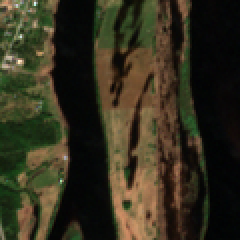
#> input picture models/bigearthnet/resnet50-s2-v0.2.0/example.png, 120 x 120 px (shown 2 times larger); its folder holds only this picture in this run
$ python -i ivp_techniques.py   (imports and definitions only)   (older library calls are emulated)
#> lines starting #> are read from the running program, lines starting #| are printed output that depends on the picture; after the words box and inside, x2 and y2 are one past the last pixel; in counts of white or black regions, pixels touching at a corner belong together
"""
IVP (Image & Video Processing) Techniques and Pipeline for Satellite / Remote Sensing Images.

This module provides a comprehensive suite of classical and modern IVP techniques
specifically designed for satellite image preprocessing, feature enhancement,
noise reduction, spectral index calculation, frequency analysis, and binarization.
"""

from pathlib import Path
from typing import Dict, Any, Tuple, List, Optional
import cv2
import numpy as np
from PIL import Image


class IVPProcessor:
    """
    Comprehensive Image & Video Processing (IVP) Pipeline.
    Encapsulates 8 major preprocessing stages for remote sensing and satellite data.
    """

    def __init__(self, target_size: Tuple[int, int] = (1024, 1024)):
        self.target_size = target_size

    @staticmethod
    def load_image(image_path: str | Path) -> np.ndarray:
        """Load image into RGB format as uint8 NumPy array [H, W, 3]."""
        path_str = str(image_path)
        img_bgr = cv2.imread(path_str, cv2.IMREAD_COLOR)
        if img_bgr is None:
            raise FileNotFoundError(f"Could not load image at path: {image_path}")
        return cv2.cvtColor(img_bgr, cv2.COLOR_BGR2RGB)

    @staticmethod
    def to_grayscale(img_rgb: np.ndarray) -> np.ndarray:
        """Convert RGB image to 8-bit grayscale."""
        if len(img_rgb.shape) == 2:
            return img_rgb
        return cv2.cvtColor(img_rgb, cv2.COLOR_RGB2GRAY)

    # -------------------------------------------------------------------------
    # STAGE 1: Radiometric Calibration & Dynamic Range Enhancement
    # -------------------------------------------------------------------------
    def stage1_radiometric_calibration(self, img_rgb: np.ndarray) -> Dict[str, np.ndarray]:
        """
        Enhances dynamic range and corrects illumination non-uniformity.
        - Percentile Dynamic Range Stretching (0.5% - 99.5%)
        - Global Histogram Equalization
        - CLAHE (Contrast Limited Adaptive Histogram Equalization)
        - Gamma Correction
        """
        # 1. Percentile Clipping & Contrast Stretch
        p_low, p_high = np.percentile(img_rgb, (0.5, 99.5))
        img_clipped = np.clip(img_rgb, p_low, p_high)
        img_stretched = ((img_clipped - p_low) / (p_high - p_low + 1e-5) * 255.0).astype(np.uint8)

        # 2. CLAHE on Luminance (LAB color space)
        lab = cv2.cvtColor(img_rgb, cv2.COLOR_RGB2LAB)
        l, a, b = cv2.split(lab)
        clahe = cv2.createCLAHE(clipLimit=3.0, tileGridSize=(8, 8))
        cl = clahe.apply(l)
        img_clahe = cv2.cvtColor(cv2.merge((cl, a, b)), cv2.COLOR_LAB2RGB)

        # 3. Global Histogram Equalization on Grayscale
        gray = self.to_grayscale(img_rgb)
        img_he = cv2.equalizeHist(gray)

        # 4. Gamma Correction (Shadow boost: gamma=0.7, Highlight compression: gamma=1.5)
        inv_gamma_boost = 1.0 / 0.7
        table_boost = np.array([((i / 255.0) ** inv_gamma_boost) * 255 for i in range(256)]).astype("uint8")
        img_gamma_boost = cv2.LUT(img_rgb, table_boost)

        return {
            "percentile_stretched": img_stretched,
            "clahe_enhanced": img_clahe,
            "global_hist_eq": img_he,
            "gamma_boost": img_gamma_boost
        }

    # -------------------------------------------------------------------------
    # STAGE 2: Spatial Noise Reduction & Smoothing Filters
    # -------------------------------------------------------------------------
    def stage2_noise_reduction(self, img_rgb: np.ndarray) -> Dict[str, np.ndarray]:
        """
        Applies spatial smoothing to reduce high-frequency atmospheric & sensor noise.
        - Gaussian Filtering (5x5, sigma=1.0)
        - Median Filtering (5x5)
        - Bilateral Filtering (Edge-preserving smoothing)
        """
        gaussian = cv2.GaussianBlur(img_rgb, (5, 5), 1.0)
        median = cv2.medianBlur(img_rgb, 5)
        bilateral = cv2.bilateralFilter(img_rgb, d=9, sigmaColor=75, sigmaSpace=75)

        return {
            "gaussian_blur": gaussian,
            "median_blur": median,
            "bilateral_filter": bilateral
        }

    # -------------------------------------------------------------------------
    # STAGE 3: Spectral Indexing & Color Space Decompositions
    # -------------------------------------------------------------------------
    def stage3_spectral_indexing(self, img_rgb: np.ndarray) -> Dict[str, np.ndarray]:
        """
        Extracts spectral indicators & color spaces to highlight vegetation/water/built land.
        - HSV (Hue, Saturation, Value)
        - ExG (Excess Green Index): 2G - R - B
        - VARI (Visible Atmospherically Resistant Index): (G - R) / (G + R - B)
        - NGRDI (Normalized Green-Red Difference Index): (G - R) / (G + R)
        """
        hsv = cv2.cvtColor(img_rgb, cv2.COLOR_RGB2HSV)

        # Floating point conversion normalized [0, 1]
        img_float = img_rgb.astype(np.float32) / 255.0
        r, g, b = img_float[:, :, 0], img_float[:, :, 1], img_float[:, :, 2]

        # Excess Green Index (ExG)
        exg = 2.0 * g - r - b
        exg_norm = cv2.normalize(exg, None, 0, 255, cv2.NORM_MINMAX).astype(np.uint8)
        exg_colormap = cv2.applyColorMap(exg_norm, cv2.COLORMAP_SUMMER)

        # Visible Atmospherically Resistant Index (VARI)
        denom_vari = g + r - b + 1e-5
        vari = (g - r) / denom_vari
        vari_norm = cv2.normalize(np.clip(vari, -1, 1), None, 0, 255, cv2.NORM_MINMAX).astype(np.uint8)
        vari_colormap = cv2.applyColorMap(vari_norm, cv2.COLORMAP_VIRIDIS)

        # Normalized Green-Red Difference Index (NGRDI)
        denom_ngrdi = g + r + 1e-5
        ngrdi = (g - r) / denom_ngrdi
        ngrdi_norm = cv2.normalize(np.clip(ngrdi, -1, 1), None, 0, 255, cv2.NORM_MINMAX).astype(np.uint8)

        return {
            "hsv_color_space": hsv,
            "exg_index_colormap": cv2.cvtColor(exg_colormap, cv2.COLOR_BGR2RGB),
            "vari_index_colormap": cv2.cvtColor(vari_colormap, cv2.COLOR_BGR2RGB),
            "ngrdi_index_gray": ngrdi_norm
        }

    # -------------------------------------------------------------------------
    # STAGE 4: Edge Extraction & Gradient Operators
    # -------------------------------------------------------------------------
    def stage4_edge_and_gradient(self, img_gray: np.ndarray) -> Dict[str, np.ndarray]:
        """
        Extracts directional gradients and structural boundaries.
        - Sobel X, Y, Magnitude
        - Laplacian of Gaussian (LoG)
        - Canny Edge Detection
        """
        sobel_x = cv2.Sobel(img_gray, cv2.CV_64F, 1, 0, ksize=3)
        sobel_y = cv2.Sobel(img_gray, cv2.CV_64F, 0, 1, ksize=3)
        sobel_mag = np.sqrt(sobel_x**2 + sobel_y**2)
        sobel_mag_norm = cv2.normalize(sobel_mag, None, 0, 255, cv2.NORM_MINMAX).astype(np.uint8)

        # Laplacian of Gaussian (LoG)
        blurred = cv2.GaussianBlur(img_gray, (3, 3), 0)
        log = cv2.Laplacian(blurred, cv2.CV_64F)
        log_norm = cv2.normalize(np.abs(log), None, 0, 255, cv2.NORM_MINMAX).astype(np.uint8)

        # Multi-threshold Canny
        canny = cv2.Canny(img_gray, threshold1=50, threshold2=150)

        return {
            "sobel_magnitude": sobel_mag_norm,
            "laplacian_of_gaussian": log_norm,
            "canny_edges": canny
        }

    # -------------------------------------------------------------------------
    # STAGE 5: Frequency Domain Analysis (2D Fourier Transform)
    # -------------------------------------------------------------------------
    def stage5_frequency_domain(self, img_gray: np.ndarray) -> Dict[str, np.ndarray]:
        """
        Performs 2D Fast Fourier Transform (FFT) for spatial frequency decomposition.
        - Magnitude Spectrum (Log scale)
        - High-Pass Filtered Image (Edge/Detail sharpening)
        - Low-Pass Filtered Image (Global background smoothing)
        """
        f = np.fft.fft2(img_gray.astype(np.float32))
        fshift = np.fft.fftshift(f)
        magnitude_spectrum = 20 * np.log(np.abs(fshift) + 1e-5)
        mag_norm = cv2.normalize(magnitude_spectrum, None, 0, 255, cv2.NORM_MINMAX).astype(np.uint8)
        mag_colormap = cv2.applyColorMap(mag_norm, cv2.COLORMAP_JET)

        # Create Low-Pass Filter Mask
        rows, cols = img_gray.shape
        crow, ccol = rows // 2, cols // 2
        r = 40
        mask_lpf = np.zeros((rows, cols), np.float32)
        cv2.circle(mask_lpf, (ccol, crow), r, 1, -1)

        # Create High-Pass Filter Mask
        mask_hpf = 1.0 - mask_lpf

        # Apply LPF
        fshift_lpf = fshift * mask_lpf
        f_lpf = np.fft.ifftshift(fshift_lpf)
        img_lpf = np.abs(np.fft.ifft2(f_lpf))
        img_lpf_norm = cv2.normalize(img_lpf, None, 0, 255, cv2.NORM_MINMAX).astype(np.uint8)

        # Apply HPF
        fshift_hpf = fshift * mask_hpf
        f_hpf = np.fft.ifftshift(fshift_hpf)
        img_hpf = np.abs(np.fft.ifft2(f_hpf))
        img_hpf_norm = cv2.normalize(img_hpf, None, 0, 255, cv2.NORM_MINMAX).astype(np.uint8)

        return {
            "fft_magnitude_spectrum": cv2.cvtColor(mag_colormap, cv2.COLOR_BGR2RGB),
            "fft_low_pass_filtered": img_lpf_norm,
            "fft_high_pass_filtered": img_hpf_norm
        }

    # -------------------------------------------------------------------------
    # STAGE 6: Morphological Operations & Structural Filtering
    # -------------------------------------------------------------------------
    def stage6_morphological_operations(self, img_gray: np.ndarray) -> Dict[str, np.ndarray]:
        """
        Applies mathematical morphology for structural feature isolation.
        - Morphological Gradient (Dilation - Erosion)
        - Top-Hat Transformation (Isolates bright targets like building roofs)
        - Black-Hat Transformation (Isolates dark targets like shadows/water bodies)
        - Opening (Erosion followed by Dilation)
        """
        kernel = cv2.getStructuringElement(cv2.MORPH_RECT, (5, 5))

        gradient = cv2.morphologyEx(img_gray, cv2.MORPH_GRADIENT, kernel)
        top_hat = cv2.morphologyEx(img_gray, cv2.MORPH_TOPHAT, kernel)
        black_hat = cv2.morphologyEx(img_gray, cv2.MORPH_BLACKHAT, kernel)
        opening = cv2.morphologyEx(img_gray, cv2.MORPH_OPEN, kernel)

        return {
            "morphological_gradient": gradient,
            "top_hat_bright_features": top_hat,
            "black_hat_dark_features": black_hat,
            "morphological_opening": opening
        }

    # -------------------------------------------------------------------------
    # STAGE 7: Adaptive Thresholding & Binarization
    # -------------------------------------------------------------------------
    def stage7_thresholding_and_binarization(self, img_gray: np.ndarray) -> Dict[str, np.ndarray]:
        """
        Segments foreground targets from background.
        - Otsu's Automatic Global Binarization
        - Adaptive Gaussian Local Thresholding
        - Distance Transform Map
        """
        # Otsu's Binarization
        _, otsu = cv2.threshold(img_gray, 0, 255, cv2.THRESH_BINARY + cv2.THRESH_OTSU)

        # Adaptive Gaussian Thresholding
        adaptive_gauss = cv2.adaptiveThreshold(
            img_gray, 255, cv2.ADAPTIVE_THRESH_GAUSSIAN_C, cv2.THRESH_BINARY, 11, 2
        )

        # Distance Transform on Otsu Mask
        dist_transform = cv2.distanceTransform(otsu, cv2.DIST_L2, 5)
        dist_norm = cv2.normalize(dist_transform, None, 0, 255, cv2.NORM_MINMAX).astype(np.uint8)
        dist_colormap = cv2.applyColorMap(dist_norm, cv2.COLORMAP_VIRIDIS)

        return {
            "otsu_threshold": otsu,
            "adaptive_gaussian_threshold": adaptive_gauss,
            "distance_transform_map": cv2.cvtColor(dist_colormap, cv2.COLOR_BGR2RGB)
        }

    # -------------------------------------------------------------------------
    # STAGE 8: Tiling & Standardized Preprocessing
    # -------------------------------------------------------------------------
    def stage8_tiling_and_normalization(
        self, img_rgb: np.ndarray, tile_size: Tuple[int, int] = (512, 512)
    ) -> Dict[str, Any]:
        """
        Tiles large satellite image into patches and calculates tensor normalization.
        """
        h, w, c = img_rgb.shape
        th, tw = tile_size
        tiles = []

        for y in range(0, h - th + 1, th):
            for x in range(0, w - tw + 1, tw):
                tile = img_rgb[y : y + th, x : x + tw]
                tiles.append({
                    "bbox": [x, y, x + tw, y + th],
                    "tile": tile
                })

        # ImageNet style normalization parameters
        float_img = img_rgb.astype(np.float32) / 255.0
        mean = float_img.mean(axis=(0, 1)).tolist()
        std = float_img.std(axis=(0, 1)).tolist()

        return {
            "total_tiles": len(tiles),
            "tile_size": tile_size,
            "tiles": tiles,
            "channel_mean": [round(m, 4) for m in mean],
            "channel_std": [round(s, 4) for s in std]
        }

    # -------------------------------------------------------------------------
    # Master Pipeline Execution
    # -------------------------------------------------------------------------
    def process_image(self, image_path: str | Path) -> Dict[str, Any]:
        """
        Executes all 8 IVP stages on the specified image path and returns
        processed images, arrays, and quantitative metrics.
        """
        img_rgb = self.load_image(image_path)
#> in load_image, img_bgr is the input picture: shape (120, 120, 3); mean B, G, R 30.2, 47.9, 52.2
        img_gray = self.to_grayscale(img_rgb)
#> in to_grayscale, `return cv2.cvtColor(img_rgb, cv2.COLOR_RGB2GRAY)`:
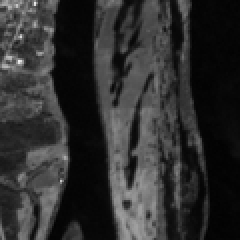
#> returned value: shape (120, 120) (shown 2 times larger); min 1, max 239, mean 47.2

        s1 = self.stage1_radiometric_calibration(img_rgb)
#> in stage1_radiometric_calibration, `p_low, p_high = np.percentile(img_rgb, (0.5, 99.5))`: p_low = 2; p_high = 176
#> in stage1_radiometric_calibration, `lab = cv2.cvtColor(img_rgb, cv2.COLOR_RGB2LAB)`: lab: shape (120, 120, 3); mean of channels 0, 1, 2 50.6, 126.8, 139.3
#> in stage1_radiometric_calibration, `img_gamma_boost = cv2.LUT(img_rgb, table_boost)`:
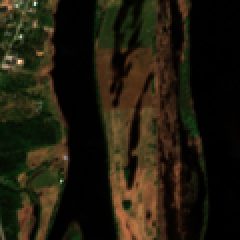
#> img_gamma_boost: shape (120, 120, 3) (shown 2 times larger); mean R, G, B 32.7, 27.9, 14.2
#> s1 = 4 items
        s2 = self.stage2_noise_reduction(img_rgb)
#> s2 = 3 items
        s3 = self.stage3_spectral_indexing(img_rgb)
#> in stage3_spectral_indexing, `hsv = cv2.cvtColor(img_rgb, cv2.COLOR_RGB2HSV)`: hsv: shape (120, 120, 3); mean H, S, V 42.7, 111.4, 56.4
#> in stage3_spectral_indexing, `ngrdi = (g - r) / denom_ngrdi`:
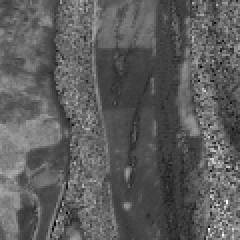
#> ngrdi: shape (120, 120) float32 (shown 2 times larger); min -0.555, max 1, mean 0.0112; drawn with min black and max white
#> s3 = 4 items
        s4 = self.stage4_edge_and_gradient(img_gray)
#> in stage4_edge_and_gradient, `canny = cv2.Canny(img_gray, threshold1=50, threshold2=150)`:
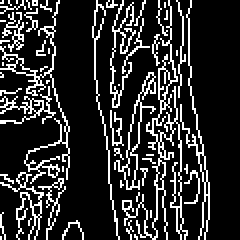
#> canny: shape (120, 120) (shown 2 times larger); 17.7% white in thin lines or dots, all inside (x1, y1, x2, y2) = (0, 0, 105, 120)
#> s4 = 3 items
        s5 = self.stage5_frequency_domain(img_gray)
#> in stage5_frequency_domain, `mag_colormap = cv2.applyColorMap(mag_norm, cv2.COLORMAP_JET)`:
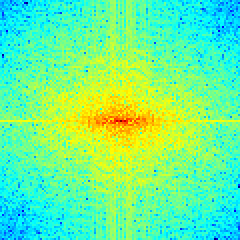
#> mag_colormap: shape (120, 120, 3) (shown 2 times larger); mean B, G, R 147.7, 245.2, 108
#> in stage5_frequency_domain, `cv2.circle(mask_lpf, (ccol, crow), r, 1, -1)`: mask_lpf: shape (120, 120) float32; values 0 (black) and 1 (white), 34.9% white; 1 white region, box (x1, y1, x2, y2) and area: (20, 20, 101, 101) 5025
#> in stage5_frequency_domain, `img_hpf = np.abs(np.fft.ifft2(f_hpf))`:
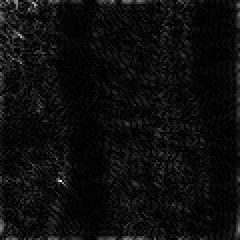
#> img_hpf: shape (120, 120) float64 (shown 2 times larger); min 0.000154, max 53.9, mean 2.9; drawn with min black and max white
#> s5 = 3 items
        s6 = self.stage6_morphological_operations(img_gray)
#> in stage6_morphological_operations, `gradient = cv2.morphologyEx(img_gray, cv2.MORPH_GRADIENT, kernel)`:
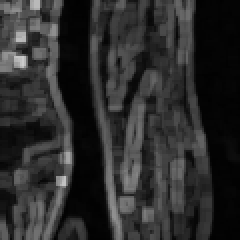
#> gradient: shape (120, 120) (shown 2 times larger); min 1, max 204, mean 44.4
#> s6 = 4 items
        s7 = self.stage7_thresholding_and_binarization(img_gray)
#> s7 = 3 items
        s8 = self.stage8_tiling_and_normalization(img_rgb)
#> after the loop in stage8_tiling_and_normalization, `for y in range(0, h - th + 1, th):`: tiles = []
#> in stage8_tiling_and_normalization, `mean = float_img.mean(axis=(0, 1)).tolist()`: mean = [0.205, 0.188, 0.118]
#> in stage8_tiling_and_normalization, `std = float_img.std(axis=(0, 1)).tolist()`: std = [0.19, 0.155, 0.103]
#> s8 = {'total_tiles': 0, 'tile_size': (512, 512), 'tiles': [], 'channel_mean': [0.205, 0.188, 0.118], 'channel_std': [0.191, 0.155, 0.103]}

        # Calculate quantitative image metrics
        edge_density = float(np.mean(s4["canny_edges"] > 0))
#> edge_density = 0.177
        mean_intensity = float(np.mean(img_gray))
#> mean_intensity = 47.17
        std_intensity = float(np.std(img_gray))
#> std_intensity = 40.25

        # Image Entropy (Information Content)
        hist, _ = np.histogram(img_gray, bins=256, range=(0, 256), density=True)
#> hist = 256 values, max 0.0805 at index 5, min 0 at index 0, mean 0.00391
        hist = hist[hist > 0]
#> hist = 179 values, max 0.0805 at index 4, min 6.94e-05 at index 0, mean 0.00559
        entropy = float(-np.sum(hist * np.log2(hist)))
#> entropy = 6.53

        metrics = {
            "image_dimensions": img_rgb.shape,
            "mean_intensity": round(mean_intensity, 2),
            "std_intensity": round(std_intensity, 2),
            "image_entropy": round(entropy, 4),
            "canny_edge_density": round(edge_density, 4),
            "tile_count": s8["total_tiles"]
        }
#> metrics = {'image_dimensions': (120, 120, 3), 'mean_intensity': 47.17, 'std_intensity': 40.25, 'image_entropy': 6.53, 'canny_edge_density': 0.177, 'tile_count': 0}

        return {
            "raw_rgb": img_rgb,
            "raw_gray": img_gray,
            "metrics": metrics,
            "stage1_radiometric": s1,
            "stage2_noise": s2,
            "stage3_spectral": s3,
            "stage4_edge": s4,
            "stage5_frequency": s5,
            "stage6_morphology": s6,
            "stage7_threshold": s7,
            "stage8_tiling": s8
        }

>>> result = IVPProcessor().process_image('../../models/bigearthnet/resnet50-s2-v0.2.0/example.png')
#> result = 11 items
